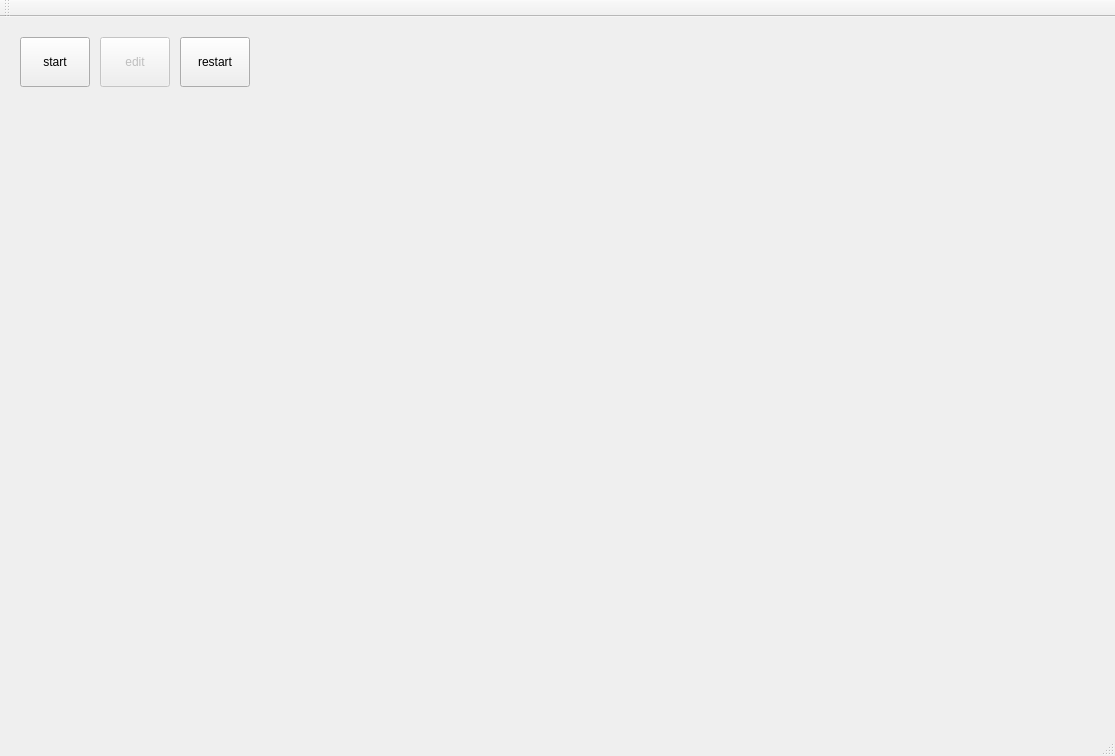
<?xml version="1.0" encoding="UTF-8"?>
<ui version="4.0">
 <class>MyClassClass</class>
 <widget class="QMainWindow" name="MyClassClass">
  <property name="enabled">
   <bool>true</bool>
  </property>
  <property name="geometry">
   <rect>
    <x>0</x>
    <y>0</y>
    <width>1115</width>
    <height>756</height>
   </rect>
  </property>
  <property name="windowTitle">
   <string>MyClass</string>
  </property>
  <widget class="QWidget" name="centralWidget">
   <widget class="QPushButton" name="strBtn">
    <property name="geometry">
     <rect>
      <x>20</x>
      <y>20</y>
      <width>70</width>
      <height>50</height>
     </rect>
    </property>
    <property name="text">
     <string>start</string>
    </property>
   </widget>
   <widget class="QWidget" name="verticalLayoutWidget">
    <property name="geometry">
     <rect>
      <x>10</x>
      <y>10</y>
      <width>1091</width>
      <height>681</height>
     </rect>
    </property>
    <layout class="QVBoxLayout" name="verticalLayout"/>
   </widget>
   <widget class="QPushButton" name="editBtn">
    <property name="enabled">
     <bool>false</bool>
    </property>
    <property name="geometry">
     <rect>
      <x>100</x>
      <y>20</y>
      <width>70</width>
      <height>50</height>
     </rect>
    </property>
    <property name="text">
     <string>edit</string>
    </property>
   </widget>
   <widget class="QPushButton" name="pushButton">
    <property name="geometry">
     <rect>
      <x>180</x>
      <y>20</y>
      <width>70</width>
      <height>50</height>
     </rect>
    </property>
    <property name="text">
     <string>restart</string>
    </property>
   </widget>
   <zorder>verticalLayoutWidget</zorder>
   <zorder>strBtn</zorder>
   <zorder>editBtn</zorder>
   <zorder>pushButton</zorder>
  </widget>
  <widget class="QMenuBar" name="menuBar">
   <property name="geometry">
    <rect>
     <x>0</x>
     <y>0</y>
     <width>1115</width>
     <height>21</height>
    </rect>
   </property>
  </widget>
  <widget class="QToolBar" name="mainToolBar">
   <attribute name="toolBarArea">
    <enum>TopToolBarArea</enum>
   </attribute>
   <attribute name="toolBarBreak">
    <bool>false</bool>
   </attribute>
  </widget>
  <widget class="QStatusBar" name="statusBar"/>
 </widget>
 <layoutdefault spacing="6" margin="11"/>
 <resources>
  <include location="myclass.qrc"/>
 </resources>
 <connections>
  <connection>
   <sender>strBtn</sender>
   <signal>clicked()</signal>
   <receiver>MyClassClass</receiver>
   <slot>newDig()</slot>
   <hints>
    <hint type="sourcelabel">
     <x>36</x>
     <y>92</y>
    </hint>
    <hint type="destinationlabel">
     <x>147</x>
     <y>301</y>
    </hint>
   </hints>
  </connection>
  <connection>
   <sender>editBtn</sender>
   <signal>clicked()</signal>
   <receiver>MyClassClass</receiver>
   <slot>newEdit()</slot>
   <hints>
    <hint type="sourcelabel">
     <x>139</x>
     <y>84</y>
    </hint>
    <hint type="destinationlabel">
     <x>186</x>
     <y>256</y>
    </hint>
   </hints>
  </connection>
  <connection>
   <sender>pushButton</sender>
   <signal>clicked()</signal>
   <receiver>MyClassClass</receiver>
   <slot>reStart()</slot>
   <hints>
    <hint type="sourcelabel">
     <x>184</x>
     <y>91</y>
    </hint>
    <hint type="destinationlabel">
     <x>365</x>
     <y>232</y>
    </hint>
   </hints>
  </connection>
 </connections>
 <slots>
  <slot>newDig()</slot>
  <slot>newEdit()</slot>
  <slot>reStart()</slot>
 </slots>
</ui>
